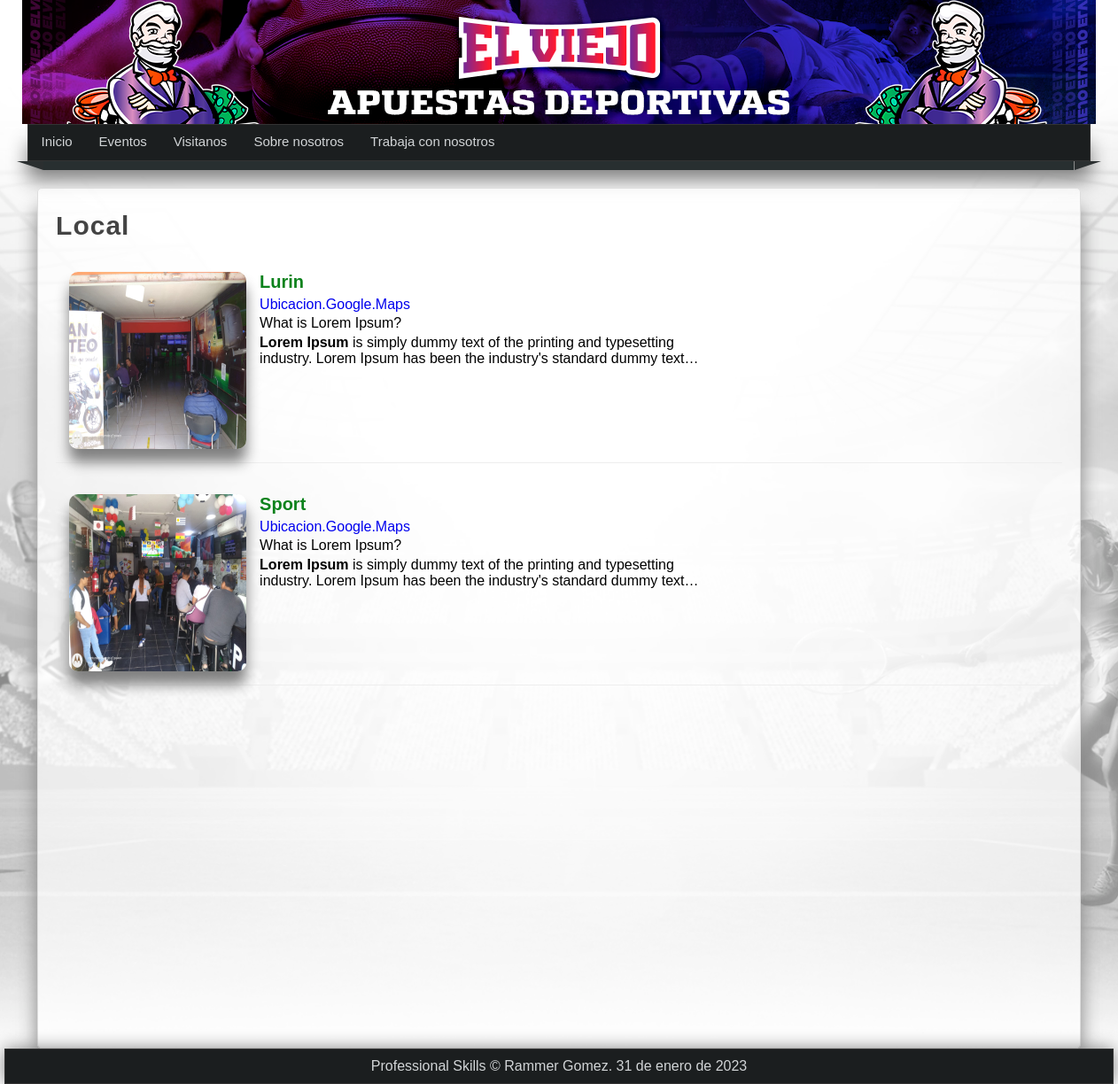
The page /locales/ on the database its author committed.
### page/models.py (models this page shows, shortened)
class Page(models.Model):
    title = models.CharField(max_length=50, verbose_name="Titulo")
    content = RichTextField(verbose_name="Contenido")
    slug = models.CharField(unique=True, max_length=150, verbose_name="URL amigable")
    vivible = models.BooleanField(verbose_name="visible")
    position = models.IntegerField(default= 0, verbose_name="Posision")
    create_at = models.DateField(auto_now_add=True, verbose_name="Creado el ")
    update_at = models.DateField(auto_now=True, verbose_name="Actualizado el ")
    class Meta:
        verbose_name = "Pagina"
        verbose_name_plural = "Paginas"

### locales/models.py (models this page shows, shortened)
class Local(models.Model):
    local = models.CharField(max_length= 50, verbose_name="Local")
    descripcion = RichTextField(verbose_name= "Descripcion")
    ubicacion = models.CharField(max_length=220, verbose_name="Direccion")
    imagen = models.ImageField(verbose_name="Imagen", upload_to="media/articles")
    mapa = models.URLField(verbose_name="Google.maps")
    class Meta:
        verbose_name="Local"
        verbose_name_plural = "Locales"

### locales/views.py (the view)
# urls.py: path("", include("locales.urls")),
def locales(request):
    locales = Local.objects.all()
    return render(request,"locales/local.html", {
        "titulo":"Local",
        "locales":locales
    } )

### blog/processor.py (called while the page is built)
def get_categories(request):
    categories_in_use = Article.objects.filter(public = True).values_list('category', flat=True)
    categories = Category.objects.filter(id__in=categories_in_use).values_list("id", "name")
    return {
        "categories" : categories,
        "categories_in_use":categories_in_use
    }

### locales/processor_locales.py (called while the page is built)
def get_mapas(request):
    locales = Local.objects.values_list("id", "local")
    return {
        "locales_list" : locales,
    }

### page/context_processors.py (called while the page is built)
def get_pages(request):
    pages = Page.objects.filter(vivible=True).order_by("position").values_list("id", "title", "slug")
    return {
        "pages" : pages
    }

### locales/templates/locales/local.html (shortened to what this page needs)
{% extends 'layouts/layout.html' %}
{%block content%}
    <h1 class="title">{{titulo}}</h1>
    {%for local in locales%}
    <article class="article_item">
        <div class="imagen">
            <a  href="{% url 'local' local.id %}"><img src="{{local.imagen.url}}"/></a>
        </div>
        <div class="data">
            <h2><a href="{% url 'local' local.id%}">{{local.local}}</a></h2>
            <span class=date>
                <a target= "_blank" href="{{local.mapa}}">Ubicacion.Google.Maps</a>
            </span>
        <div class="di-articulo">
            <p>{{local.descripcion|safe}}</p>
        </div>
        </div>
    </article>
    {%endfor%}
{%endblock%}

### mainapp/templates/layouts/layout.html (shortened to what this page needs)
{% load static %}
<!DOCTYPE html>
<html lang="es">
<head>
    <link rel="stylesheet" type="text/css" href="{% static 'css/styles.css' %}"/>
</head>
<body>
    <header>
        <div id="logotipo">
            <img src="{% static '/images/cabecera.png'%}"/>
        </div>
    </header>
    <nav>
        <ul>
            <li>
                <a href="{% url 'Inicio' %}">Inicio</a>
            </li>
            <li>
                <a href="#">Eventos</a>
            </li>
            <li>
                <a href="#">Visitanos</a>
            </li>
            {%for page in pages%}
                <li><a href="{% url 'Page' page.2%}">{{page.1}}</a></li>
            {% endfor %}
        </ul>
    </nav>
    <div class="barra">
        <span class="esquina_izquierda"></span>
        <span class="relleno_barra"></span>
        <span class="esquina_derecha"></span>
    </div>
    <div class="box">
        {% block content %}
        {% endblock %}
    </div>
<footer>
    Professional Skills &copy; Rammer Gomez. {% now "DATE_FORMAT" %}
</footer>
</body>
</html>

### mainapp/static/css/styles.css (style rules this page uses)
* { margin: 0px; padding: 0px; font-family: sans-serif, Arial, Helvetica; text-decoration: none; }
body { background-color: #F2F2F2; background-image: url(fondot.png); background-attachment: fixed; background-size: cover; background-position: center; }
header { width: 1212px; height: 140px; background: #23282B; margin: 0 auto; animation: header 10s infinite; }
#logotipo img { display: block; width: 1212px; float: left; }
#logotipo { width: 100%; margin: 0 auto; }
nav { width: 95%; height: 40px; background-color: #1b1e1f; border: 1px solid #333333; margin: 0 auto; box-shadow: 0px 22px 22px gray; font-size: 15px; animation: nav 10s infinite; }
nav > ul > li { line-height: 40px; float: left; list-style: none; text-decoration: none; }
nav > ul > li a { display: block; padding-left: 15px; padding-right: 15px; color: #d1d4d6; }
.esquina_izquierda { display: block; border-left: 30px solid transparent; border-top: 10px solid #2b2f30; float: left; }
.barra { width: 97%; margin: 0 auto; }
.relleno_barra { display: block; width: 95%; height: 10px; background: #282f30; float: left; }
.esquina_derecha { display: block; border-right: 30px solid transparent; border-top: 10px solid #2b2f30; float: right; }
ul, p { margin-top: -6px; }
.box { display: block; width: 90%; min-height: 930px; background-color: rgba(255, 255, 255, 0.682); padding: 20px; border: 1px solid #ddd; margin: 0 auto; border-radius: 5px; box-shadow: 0px 22px 22px gray; overflow: auto; margin-top: 30px; }
p { padding-bottom: 5px; padding-top: 5px; }
.title { color: #444; letter-spacing: 1px; font-size: 30px; margin-bottom: 10px; margin-top: 5px; }
.article_item { margin-bottom: 20px; margin-top: 20px; border-bottom: 1px solid #eee; padding: 15px; clear: both; }
.article_item .imagen { width: 200px; height: 200px; float: left; border-radius: 10px; box-shadow: gray 0px 15px 15px; overflow: hidden; }
.article_item .imagen img { width: 200px; height: 200px; }
.article_item .data { width: 500px; height: 150px; float: left; padding: 15px; padding-top: 0px; overflow:hidden; }
.di-articulo { width: 500px; height: 63px; display: -webkit-box; -webkit-box-orient: vertical; -webkit-line-clamp: 3; line-clamp: 3; overflow: hidden; }
.article_item .data h2 a { display: block; font-size: 20px; color: rgb(12, 130, 28); margin-bottom: 5px; }
footer { width: 1250px; background-color: #1b1e1f; border: 1px solid #333; color: #d1d4d6; text-align: center; padding-top: 10px; padding-bottom: 10px; box-shadow: 0px 0px 20px gray; margin: 0 auto; }

### rows shown on the page
Page: title "Sobre nosotros"
Page: title "Trabaja con nosotros"
Local: imagen (picture), local "Lurin", descripcion "What is Lorem Ipsum? Lorem Ipsum is simply dummy text of the printing and typesetting industry. Lorem Ipsum has been the industry's standard dummy…"
Local: imagen (picture), local "Sport", descripcion "What is Lorem Ipsum? Lorem Ipsum is simply dummy text of the printing and typesetting industry. Lorem Ipsum has been the industry's standard dummy…"

### other values the page prints
{{ titulo }} "Local"
